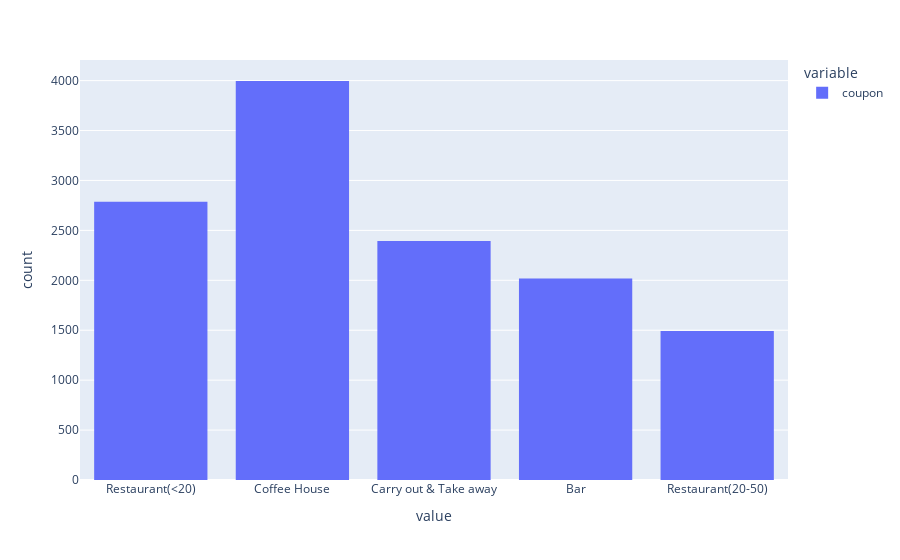

Notebook code for this chart:
### Code cell
fig = px.histogram(data['coupon'])
fig.show()

### Figure 1 — Plotly figure (JSON) as saved in the notebook; plotly's stock layout.template omitted (floating-point values rounded to 4 significant figures; data arrays with more than 128 entries replaced by an {"elided": "..."} marker saying what was removed)
{"data": [{"alignmentgroup": "True", "bingroup": "x", "hovertemplate": "variable=coupon<br>value=%{x}<br>count=%{y}<extra></extra>", "legendgroup": "coupon", "marker": {"color": "#636efa", "pattern": {"shape": ""}}, "name": "coupon", "offsetgroup": "coupon", "orientation": "v", "showlegend": true, "type": "histogram", "x": {"elided": "12684 str values"}, "xaxis": "x", "yaxis": "y"}], "layout": {"barmode": "relative", "legend": {"title": {"text": "variable"}, "tracegroupgap": 0}, "margin": {"t": 60}, "xaxis": {"anchor": "y", "domain": [0, 1], "title": {"text": "value"}}, "yaxis": {"anchor": "x", "domain": [0, 1], "title": {"text": "count"}}}}
